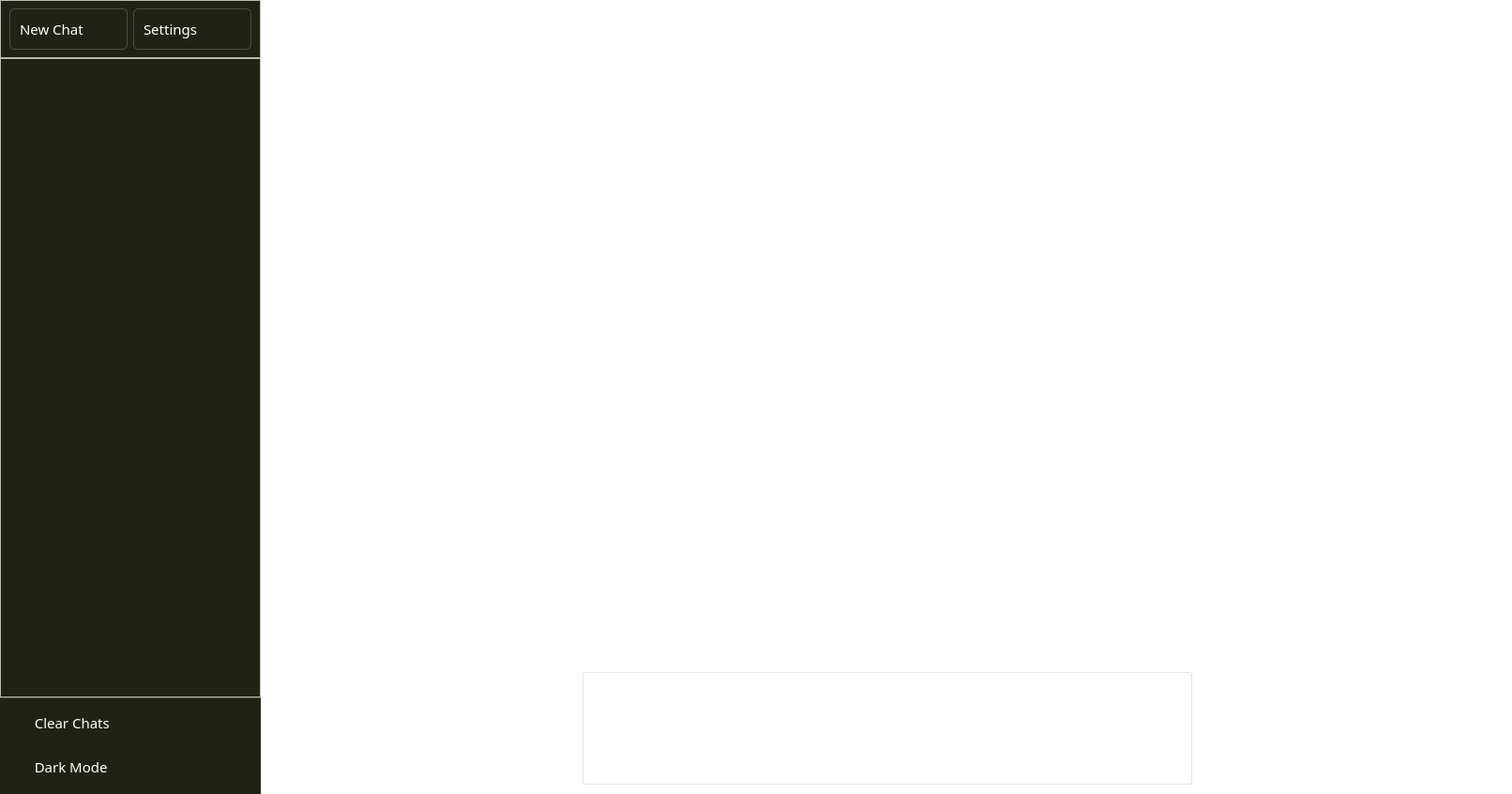
<?xml version="1.0" encoding="UTF-8"?>
<ui version="4.0">
 <class>MainWindow</class>
 <widget class="QMainWindow" name="MainWindow">
  <property name="geometry">
   <rect>
    <x>0</x>
    <y>0</y>
    <width>1612</width>
    <height>847</height>
   </rect>
  </property>
  <property name="font">
   <font>
    <family>MS Serif</family>
   </font>
  </property>
  <property name="windowTitle">
   <string>MainWindow</string>
  </property>
  <property name="styleSheet">
   <string notr="true">#sidebar_widget QPushButton {
	text-align: left;
	background: transparent;
}

#options_frame {
	border-top: 0.5px solid #4d4d4f;
}

#options_frame QPushButton {
	color: #fff;
	border:none;
	padding: 10px;
	border-radius:5px;
	background: none;
}

#options_frame QFrame {
	border-radius: 5px;
}

#new_chat, #settings {
	border: 1px solid #4d4d4f;
	color: #fff;
	border-radius: 5px;
	padding: 10px;
}

#sidebar_widget,
#chat_list {
	background: #202313;
}

#chat_list {
	border: none;
}

chat_list::item {
	color: #fff;
	padding: 10px;
	border-radius: 5px;
	margin-top: 5px;
	
}

#sidebar_widget QPushButton:hover,
#chat_list::item:hover,
#menu_frame QFrame:hover {
	background: #2a2b32;
}

#input_frame {
	border: 1px solid #e5e5e5;
	background: #fff;
	border-radius: 1.5px;
}

#text_input_area {
	border: none;
}

#send_btn {
	border: none;
}

#send_btn:hover {
	background: #f3f3f3;
}

#output_area {
	border: none;
}

#main_widget,
#output_area_widget {
	background: #fff;
}</string>
  </property>
  <widget class="QWidget" name="centralwidget">
   <layout class="QGridLayout" name="gridLayout_3">
    <property name="leftMargin">
     <number>0</number>
    </property>
    <property name="topMargin">
     <number>0</number>
    </property>
    <property name="rightMargin">
     <number>0</number>
    </property>
    <property name="bottomMargin">
     <number>0</number>
    </property>
    <property name="spacing">
     <number>0</number>
    </property>
    <item row="0" column="0">
     <widget class="QWidget" name="sidebar_widget" native="true">
      <property name="maximumSize">
       <size>
        <width>278</width>
        <height>16777215</height>
       </size>
      </property>
      <layout class="QVBoxLayout" name="verticalLayout_2">
       <property name="spacing">
        <number>0</number>
       </property>
       <property name="leftMargin">
        <number>0</number>
       </property>
       <property name="topMargin">
        <number>0</number>
       </property>
       <property name="rightMargin">
        <number>0</number>
       </property>
       <property name="bottomMargin">
        <number>0</number>
       </property>
       <item>
        <widget class="QFrame" name="settings_frame">
         <property name="frameShape">
          <enum>QFrame::StyledPanel</enum>
         </property>
         <property name="frameShadow">
          <enum>QFrame::Raised</enum>
         </property>
         <layout class="QHBoxLayout" name="horizontalLayout_3">
          <property name="topMargin">
           <number>8</number>
          </property>
          <property name="bottomMargin">
           <number>8</number>
          </property>
          <item>
           <widget class="QPushButton" name="new_chat">
            <property name="font">
             <font>
              <family>Poppins Medium</family>
              <pointsize>11</pointsize>
             </font>
            </property>
            <property name="text">
             <string>New Chat</string>
            </property>
            <property name="icon">
             <iconset resource="../static/resource.qrc">
              <normaloff>:/icons/icons/new-indicator-svgrepo-com.svg</normaloff>:/icons/icons/new-indicator-svgrepo-com.svg</iconset>
            </property>
            <property name="iconSize">
             <size>
              <width>26</width>
              <height>26</height>
             </size>
            </property>
           </widget>
          </item>
          <item>
           <widget class="QPushButton" name="settings">
            <property name="font">
             <font>
              <family>Poppins Medium</family>
              <pointsize>11</pointsize>
             </font>
            </property>
            <property name="text">
             <string>Settings</string>
            </property>
            <property name="icon">
             <iconset resource="../static/resource.qrc">
              <normaloff>:/icons/icons/setting-5-svgrepo-com.svg</normaloff>:/icons/icons/setting-5-svgrepo-com.svg</iconset>
            </property>
            <property name="iconSize">
             <size>
              <width>26</width>
              <height>26</height>
             </size>
            </property>
           </widget>
          </item>
         </layout>
        </widget>
       </item>
       <item>
        <widget class="QFrame" name="chat_list_frame">
         <property name="frameShape">
          <enum>QFrame::StyledPanel</enum>
         </property>
         <property name="frameShadow">
          <enum>QFrame::Raised</enum>
         </property>
         <layout class="QGridLayout" name="gridLayout">
          <property name="topMargin">
           <number>4</number>
          </property>
          <property name="bottomMargin">
           <number>5</number>
          </property>
          <property name="verticalSpacing">
           <number>3</number>
          </property>
          <item row="0" column="0">
           <widget class="QListView" name="chat_list">
            <property name="font">
             <font>
              <pointsize>10</pointsize>
             </font>
            </property>
           </widget>
          </item>
         </layout>
        </widget>
       </item>
       <item>
        <widget class="QFrame" name="options_frame">
         <property name="frameShape">
          <enum>QFrame::StyledPanel</enum>
         </property>
         <property name="frameShadow">
          <enum>QFrame::Raised</enum>
         </property>
         <layout class="QVBoxLayout" name="verticalLayout">
          <property name="spacing">
           <number>3</number>
          </property>
          <property name="topMargin">
           <number>5</number>
          </property>
          <property name="bottomMargin">
           <number>5</number>
          </property>
          <item>
           <widget class="QFrame" name="clear_chats_frame">
            <property name="frameShape">
             <enum>QFrame::StyledPanel</enum>
            </property>
            <property name="frameShadow">
             <enum>QFrame::Raised</enum>
            </property>
            <layout class="QHBoxLayout" name="horizontalLayout">
             <property name="spacing">
              <number>0</number>
             </property>
             <property name="topMargin">
              <number>0</number>
             </property>
             <property name="bottomMargin">
              <number>2</number>
             </property>
             <item>
              <widget class="QPushButton" name="clear_chats">
               <property name="font">
                <font>
                 <family>Poppins Medium</family>
                 <pointsize>11</pointsize>
                </font>
               </property>
               <property name="text">
                <string>  Clear Chats</string>
               </property>
               <property name="icon">
                <iconset resource="../static/resource.qrc">
                 <normaloff>:/icons/icons/trash3-fill.svg</normaloff>:/icons/icons/trash3-fill.svg</iconset>
               </property>
               <property name="iconSize">
                <size>
                 <width>26</width>
                 <height>26</height>
                </size>
               </property>
              </widget>
             </item>
            </layout>
           </widget>
          </item>
          <item>
           <widget class="QFrame" name="dark_mode_frame">
            <property name="frameShape">
             <enum>QFrame::StyledPanel</enum>
            </property>
            <property name="frameShadow">
             <enum>QFrame::Raised</enum>
            </property>
            <layout class="QHBoxLayout" name="horizontalLayout_2">
             <property name="spacing">
              <number>0</number>
             </property>
             <property name="topMargin">
              <number>0</number>
             </property>
             <property name="bottomMargin">
              <number>2</number>
             </property>
             <item>
              <widget class="QPushButton" name="dark_mode">
               <property name="enabled">
                <bool>true</bool>
               </property>
               <property name="font">
                <font>
                 <family>Poppins Medium</family>
                 <pointsize>11</pointsize>
                </font>
               </property>
               <property name="text">
                <string>  Dark Mode</string>
               </property>
               <property name="icon">
                <iconset resource="../static/resource.qrc">
                 <normaloff>:/icons/icons/moon-stars.svg</normaloff>:/icons/icons/moon-stars.svg</iconset>
               </property>
               <property name="iconSize">
                <size>
                 <width>26</width>
                 <height>26</height>
                </size>
               </property>
              </widget>
             </item>
            </layout>
           </widget>
          </item>
         </layout>
        </widget>
       </item>
      </layout>
     </widget>
    </item>
    <item row="0" column="1">
     <widget class="QWidget" name="main_widget" native="true">
      <layout class="QGridLayout" name="gridLayout_5">
       <property name="leftMargin">
        <number>1</number>
       </property>
       <property name="topMargin">
        <number>0</number>
       </property>
       <property name="rightMargin">
        <number>0</number>
       </property>
       <property name="bottomMargin">
        <number>10</number>
       </property>
       <property name="horizontalSpacing">
        <number>0</number>
       </property>
       <property name="verticalSpacing">
        <number>5</number>
       </property>
       <item row="1" column="0">
        <spacer name="horizontalSpacer">
         <property name="orientation">
          <enum>Qt::Horizontal</enum>
         </property>
         <property name="sizeHint" stdset="0">
          <size>
           <width>30</width>
           <height>20</height>
          </size>
         </property>
        </spacer>
       </item>
       <item row="1" column="1">
        <widget class="QFrame" name="input_frame">
         <property name="sizePolicy">
          <sizepolicy hsizetype="Expanding" vsizetype="MinimumExpanding">
           <horstretch>0</horstretch>
           <verstretch>0</verstretch>
          </sizepolicy>
         </property>
         <property name="minimumSize">
          <size>
           <width>650</width>
           <height>0</height>
          </size>
         </property>
         <property name="maximumSize">
          <size>
           <width>1000</width>
           <height>120</height>
          </size>
         </property>
         <property name="frameShape">
          <enum>QFrame::StyledPanel</enum>
         </property>
         <property name="frameShadow">
          <enum>QFrame::Raised</enum>
         </property>
         <layout class="QGridLayout" name="gridLayout_2">
          <property name="leftMargin">
           <number>10</number>
          </property>
          <property name="topMargin">
           <number>5</number>
          </property>
          <property name="rightMargin">
           <number>4</number>
          </property>
          <property name="bottomMargin">
           <number>5</number>
          </property>
          <property name="horizontalSpacing">
           <number>1</number>
          </property>
          <property name="verticalSpacing">
           <number>0</number>
          </property>
          <item row="0" column="1">
           <spacer name="verticalSpacer">
            <property name="orientation">
             <enum>Qt::Vertical</enum>
            </property>
            <property name="sizeType">
             <enum>QSizePolicy::Fixed</enum>
            </property>
            <property name="sizeHint" stdset="0">
             <size>
              <width>20</width>
              <height>68</height>
             </size>
            </property>
           </spacer>
          </item>
          <item row="0" column="0" rowspan="3">
           <widget class="QTextEdit" name="text_input_area">
            <property name="sizePolicy">
             <sizepolicy hsizetype="Preferred" vsizetype="Preferred">
              <horstretch>0</horstretch>
              <verstretch>0</verstretch>
             </sizepolicy>
            </property>
            <property name="maximumSize">
             <size>
              <width>900</width>
              <height>115</height>
             </size>
            </property>
            <property name="font">
             <font>
              <family>Poppins Medium</family>
              <pointsize>11</pointsize>
             </font>
            </property>
            <property name="tabChangesFocus">
             <bool>false</bool>
            </property>
           </widget>
          </item>
          <item row="1" column="1" rowspan="2">
           <widget class="QPushButton" name="send_btn">
            <property name="sizePolicy">
             <sizepolicy hsizetype="Preferred" vsizetype="Preferred">
              <horstretch>0</horstretch>
              <verstretch>0</verstretch>
             </sizepolicy>
            </property>
            <property name="minimumSize">
             <size>
              <width>0</width>
              <height>0</height>
             </size>
            </property>
            <property name="maximumSize">
             <size>
              <width>40</width>
              <height>40</height>
             </size>
            </property>
            <property name="text">
             <string/>
            </property>
            <property name="icon">
             <iconset resource="../static/resource.qrc">
              <normaloff>:/icons/icons/send-svgrepo-com.svg</normaloff>:/icons/icons/send-svgrepo-com.svg</iconset>
            </property>
            <property name="iconSize">
             <size>
              <width>22</width>
              <height>22</height>
             </size>
            </property>
           </widget>
          </item>
         </layout>
        </widget>
       </item>
       <item row="1" column="2">
        <spacer name="horizontalSpacer_2">
         <property name="orientation">
          <enum>Qt::Horizontal</enum>
         </property>
         <property name="sizeHint" stdset="0">
          <size>
           <width>30</width>
           <height>20</height>
          </size>
         </property>
        </spacer>
       </item>
       <item row="0" column="0" colspan="3">
        <widget class="QScrollArea" name="output_area">
         <property name="autoFillBackground">
          <bool>false</bool>
         </property>
         <property name="frameShape">
          <enum>QFrame::StyledPanel</enum>
         </property>
         <property name="lineWidth">
          <number>0</number>
         </property>
         <property name="widgetResizable">
          <bool>true</bool>
         </property>
         <widget class="QWidget" name="output_area_widget">
          <property name="geometry">
           <rect>
            <x>0</x>
            <y>0</y>
            <width>1333</width>
            <height>691</height>
           </rect>
          </property>
          <layout class="QGridLayout" name="gridLayout_4">
           <item row="0" column="0">
            <spacer name="verticalSpacer_2">
             <property name="orientation">
              <enum>Qt::Vertical</enum>
             </property>
             <property name="sizeHint" stdset="0">
              <size>
               <width>20</width>
               <height>777</height>
              </size>
             </property>
            </spacer>
           </item>
          </layout>
         </widget>
        </widget>
       </item>
      </layout>
     </widget>
    </item>
   </layout>
  </widget>
  <widget class="QMenuBar" name="menubar">
   <property name="geometry">
    <rect>
     <x>0</x>
     <y>0</y>
     <width>1612</width>
     <height>21</height>
    </rect>
   </property>
  </widget>
 </widget>
 <resources>
  <include location="../static/resource.qrc"/>
 </resources>
 <connections/>
</ui>
